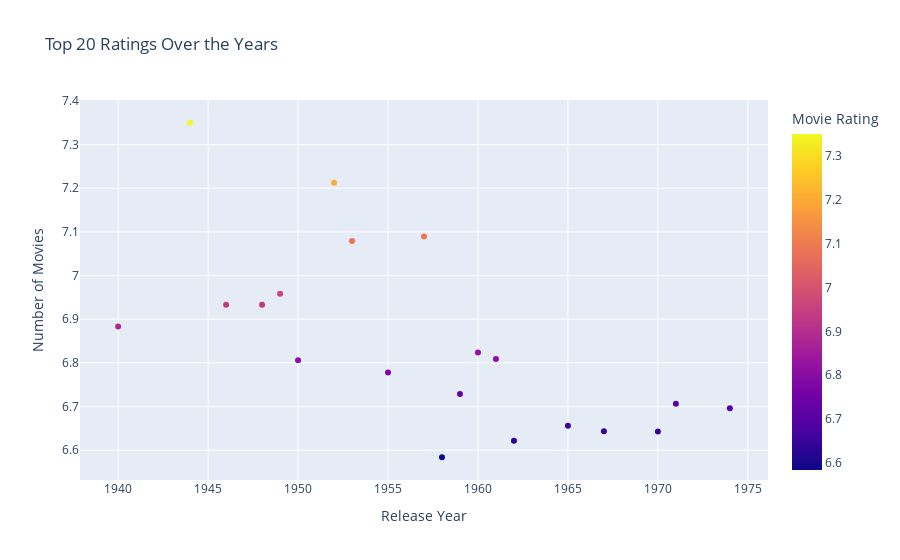

Source (notebook cell):
### Code cell
year_df = movie_df.groupby('Year')['Rating'].mean().reset_index()
top_10_ratings = year_df.nlargest(20, 'Rating')
fig = px.scatter(top_10_ratings, x='Year', y='Rating',
    title='Top 20 Ratings Over the Years ', color = 'Rating',
    labels={'Rating': 'Movie Rating', 'Year': 'Release Year'},

) 
fig.update_layout(
    xaxis_title='Release Year',
    yaxis_title='Number of Movies',
    legend_title_text='Rating',
    showlegend=True,
    bargap=0.05,             
)

# Show the plot
fig.show()

### Figure 1 — Plotly figure (JSON) as saved in the notebook; plotly's stock layout.template omitted (floating-point values rounded to 4 significant figures)
{"data": [{"hovertemplate": "Release Year=%{x}<br>Movie Rating=%{marker.color}<extra></extra>", "legendgroup": "", "marker": {"color": [7.35, 7.213, 7.089, 7.079, 6.958, 6.933, 6.933, 6.883, 6.824, 6.809, 6.806, 6.778, 6.729, 6.706, 6.696, 6.656, 6.644, 6.643, 6.621, 6.584], "coloraxis": "coloraxis", "symbol": "circle"}, "mode": "markers", "name": "", "orientation": "v", "showlegend": false, "type": "scatter", "x": [1944, 1952, 1957, 1953, 1949, 1946, 1948, 1940, 1960, 1961, 1950, 1955, 1959, 1971, 1974, 1965, 1967, 1970, 1962, 1958], "xaxis": "x", "y": [7.35, 7.213, 7.089, 7.079, 6.958, 6.933, 6.933, 6.883, 6.824, 6.809, 6.806, 6.778, 6.729, 6.706, 6.696, 6.656, 6.644, 6.643, 6.621, 6.584], "yaxis": "y"}], "layout": {"bargap": 0.05, "coloraxis": {"colorbar": {"title": {"text": "Movie Rating"}}, "colorscale": [[0, "#0d0887"], [0.1111, "#46039f"], [0.2222, "#7201a8"], [0.3333, "#9c179e"], [0.4444, "#bd3786"], [0.5556, "#d8576b"], [0.6667, "#ed7953"], [0.7778, "#fb9f3a"], [0.8889, "#fdca26"], [1, "#f0f921"]]}, "legend": {"title": {"text": "Rating"}, "tracegroupgap": 0}, "showlegend": true, "title": {"text": "Top 20 Ratings Over the Years "}, "xaxis": {"anchor": "y", "domain": [0, 1], "title": {"text": "Release Year"}}, "yaxis": {"anchor": "x", "domain": [0, 1], "title": {"text": "Number of Movies"}}}}
